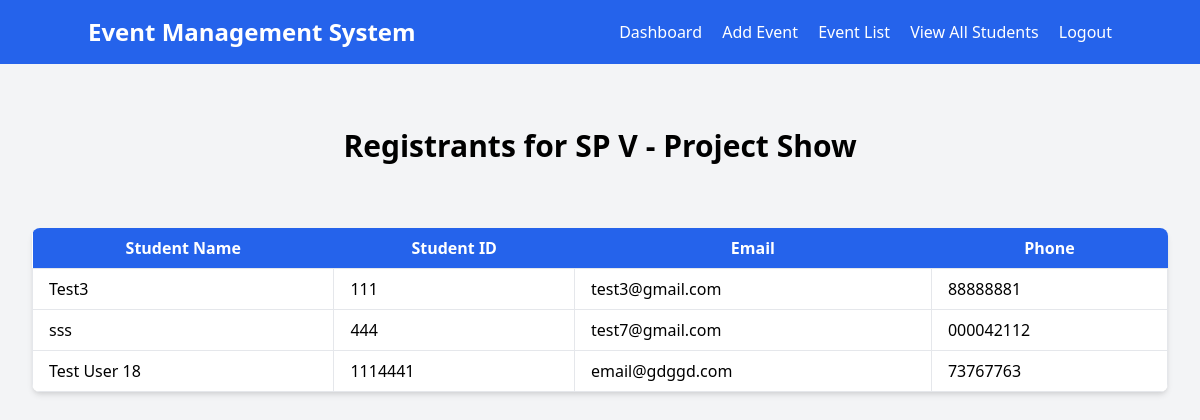
The app's page /admin/view_registrants.php?id=1 (signed in) with its own data.
### tables this page shows
CREATE TABLE `events` (
  `id` int(11) NOT NULL,
  `title` varchar(255) NOT NULL,
  `date` datetime NOT NULL,
  `location` varchar(255) NOT NULL,
  `description` text NOT NULL
);

CREATE TABLE `registrations` (
  `id` int(11) NOT NULL,
  `event_id` int(11) DEFAULT NULL,
  `name` varchar(255) NOT NULL,
  `student_id` varchar(50) NOT NULL,
  `email` varchar(255) NOT NULL,
  `phone` varchar(20) NOT NULL,
  `registration_time` datetime DEFAULT current_timestamp()
);

### admin/view_registrants.php (the view, shortened to what this page needs)
<?php
include('../includes/db.php');
$event_id = $_GET['id'];
$sql = "SELECT * FROM registrations WHERE event_id = $event_id";
$result = $conn->query($sql);
$sql_event = "SELECT * FROM events WHERE id = $event_id";
$event_result = $conn->query($sql_event);
$event = $event_result->fetch_assoc();
?>
<!DOCTYPE html>
<html lang="en">
<head>
    <link href="https://cdn.jsdelivr.net/npm/tailwindcss@2.0.3/dist/tailwind.min.css" rel="stylesheet">
</head>
<body class="bg-gray-100">
    <?php include('../includes/navbar.php'); ?>
    <header class="text-center pt-16 pb-8">
        <h1 class="text-3xl font-bold">Registrants for <?= $event['title'] ?></h1>
    </header>
    <main class="pt-8 px-4 sm:px-6 lg:px-8 max-w-screen-xl mx-auto">
        <div class="overflow-x-auto bg-white shadow-md rounded-lg">
            <table class="table-auto w-full">
                <thead class="bg-blue-600 text-white">
                    <tr>
                        <th class="px-4 py-2">Student Name</th>
                        <th class="px-4 py-2">Student ID</th>
                        <th class="px-4 py-2">Email</th>
                        <th class="px-4 py-2">Phone</th>
                    </tr>
                </thead>
                <tbody>
                    <?php while ($student = $result->fetch_assoc()): ?>
                    <tr>
                        <td class="border px-4 py-2"><?= $student['name'] ?></td>
                        <td class="border px-4 py-2"><?= $student['student_id'] ?></td>
                        <td class="border px-4 py-2"><?= $student['email'] ?></td>
                        <td class="border px-4 py-2"><?= $student['phone'] ?></td>
                    </tr>
                    <?php endwhile; ?>
                </tbody>
            </table>
        </div>
    </main>
</body>
</html>

### records on screen
events: title "SP V - Project Show"
registrations: name "Test3", student "111", email "test3@gmail.com", phone "88888881"
registrations: name "sss", student "444", email "test7@gmail.com", phone "000042112"
registrations: name "Test User 18", student "1114441", email "email@gdggd.com", phone "73767763"
